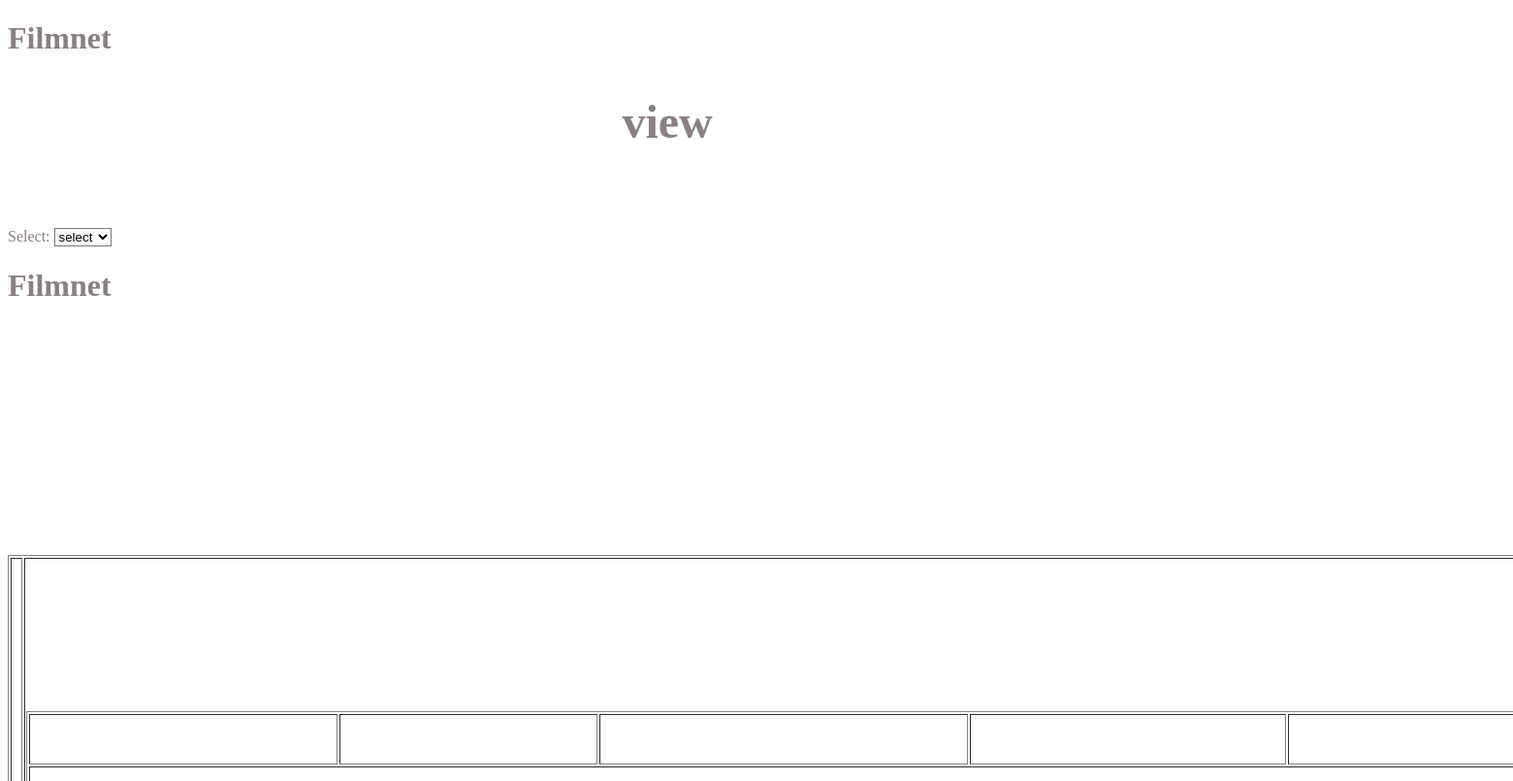
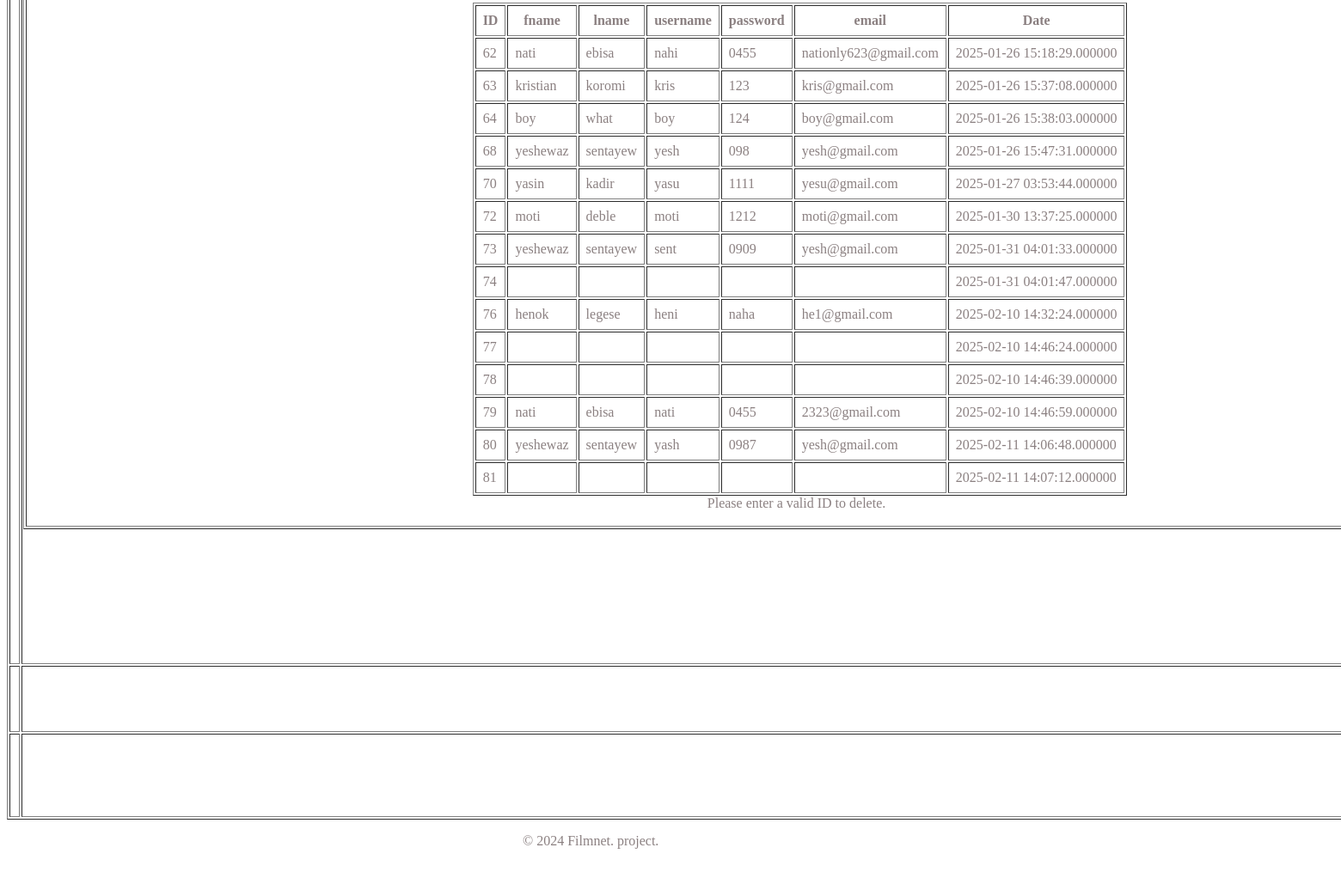
Screenshot of /allview.php with the database file from the repository (2 pictures, top to bottom).
### tables this page shows
CREATE TABLE IF NOT EXISTS `filmnet` (
  `id` int(55) NOT NULL AUTO_INCREMENT,
  `fname` varchar(32) NOT NULL COMMENT 'nati ebisa',
  `lname` varchar(34) NOT NULL,
  `username` varchar(35) NOT NULL,
  `password` varchar(45) NOT NULL,
  `email` varchar(45) NOT NULL,
  `date` timestamp(6) NOT NULL DEFAULT CURRENT_TIMESTAMP(6) ON UPDATE CURRENT_TIMESTAMP(6),
  PRIMARY KEY (`id`)
);

### allview.php (the view, shortened to what this page needs)
<!doctype html>
<html>
<head>
</head>
<body background="tampler/baground/3babc65de5d5b9f42b211ee1112197e0.jpg">
  <tbody>
    <tr>
      <h1>Filmnet
	<tr>
             <blockquote>
          <blockquote>
            <blockquote>
              <blockquote>
                <blockquote>
                  <blockquote>
                    <blockquote>
                      <blockquote>
                        <blockquote>
                          <blockquote>
                            <blockquote>
                              <blockquote>
								     <h2> <a href="allhome.php">Admin</a> view</p>
                              </h2>
                              </blockquote>
                            </blockquote>
                          </blockquote>
                        </blockquote>
                      </blockquote>
                    </blockquote>
                  </blockquote>
                </blockquote>
              </blockquote>
            </blockquote>
          </blockquote>
</blockquote>
      </tr>
    </h1>
    <tr>
<tr>
              <td><p>
                <label for="select">Select:</label>
                <select onChange="location=this.value;">
                  <option value="allhome.php">select</option>
                </select>
              </p>
              <h1>Filmnet</h1></td>
            </tr>
        <table width="1848" height="1187" border="1">
          <tbody>
            <tr>
              <td width="8" height="175"><h1>&nbsp;</h1></td>
              <td width="1807"><table width="1807" height="153" border="1">
                  <tr>
                    <td width="314" height="48" align="center" valign="top"><a href="allview.php">veiw user</a></td>
                    <td width="262"><a href="allchoise.php">user choise</a></td>
                    <td width="376"><a href="delete.php">delete registred</a><a href="allchoise.php"></a></td>
                    <td width="322"><a href="contact us.php">comment</a></td>
                    <td width="348"><a href="search code.php">search</a></td>
                  </tr>
                  <tr>
                    <td height="97" colspan="6" align="center" valign="top"><p>
                      <?php
$conn = new mysqli('localhost', 'root', '', 'test');
$result = $conn->query("SELECT * FROM filmnet ORDER BY id");
if ($result->num_rows > 0) {
    echo "<table border='1' cellpadding='8'>";
    echo "<tr>
        <th>ID</th>
        <th>fname</th>
        <th>lname</th>
        <th>username</th>
        <th>password</th>
        <th>email</th>
        <th>Date</th>
    </tr>";
    while ($row = $result->fetch_assoc()) {
        echo "<tr>";
        echo "<td>" . $row['id'] . "</td>";
        echo "<td>" . $row['fname'] . "</td>";
        echo "<td>" . $row['lname'] . "</td>";
        echo "<td>" . $row['username'] . "</td>";
        echo "<td>" . $row['password'] . "</td>";
        echo "<td>" . $row['email'] . "</td>";
        echo "<td>" . $row['date'] . "</td>";
        echo "</tr>";
    }
    echo "</table>";
} else {
    echo "No records found.";
}
if (isset($_POST['delete']) && isset($_POST['id'])) {
    $id = $_POST['id'];
    $stmt = $conn->prepare("DELETE FROM filmnet WHERE id = ?");
    $stmt->bind_param("i", $id);
    if ($stmt->execute()) {
        echo "Record deleted successfully.";
        header("Location: ");
        exit();
    } else {
        echo "Error deleting record: " . $stmt->error;
    }
    $stmt->close();
} else {
    echo "Please enter a valid ID to delete.";
}
?>
                    &nbsp;<span style="color: #15F32F"><a href="allchoise.php"></a><a href="delete.php"></a></p></td>
                  </tr>
              </table></td>
            </tr>
            <tr>
              <td height="49">&nbsp;</td>
              <td width="8">&nbsp;</td>
            </tr>
            <tr>
              <td height="63">&nbsp;</td>
              <td>&nbsp;</td>
            </tr>
        <p>&nbsp;</p>
        <p>&nbsp;</p>
        <p>&nbsp;</p>
        <p>&nbsp;</p>
        <p>&nbsp;</p>
        <p>&nbsp;</p>
        <p>&nbsp;</p>
        </tr></table>
         <blockquote>
            <blockquote>
              <blockquote>
                <blockquote>
                  <blockquote>
                    <blockquote>
                      <blockquote>
                        <blockquote>
                          <blockquote>
                            <blockquote>
                              <blockquote>
                                <blockquote>
                                      <blockquote>
                                        <blockquote>
                                          <blockquote>
                                                              <p>© 2024 Filmnet. project.</p>
                                          </blockquote>
                                        </blockquote>
                                      </blockquote>
                                        <p>&nbsp;</p>
                                    </tr>
</body>
</html>

### allview.php (style rules this page uses)
body,td,th { color: #8B8081; }
a { color: white; text-decoration: none; }
select, input { color: black; background-color: white; }

### rows the page displays
filmnet: id "62", fname "nati", lname "ebisa", username "nahi", password "0455", email "nationly623@gmail.com", date "2025-01-26 15:18:29.000000"
filmnet: id "63", fname "kristian", lname "koromi", username "kris", password "123", email "kris@gmail.com", date "2025-01-26 15:37:08.000000"
filmnet: id "64", fname "boy", lname "what", username "boy", password "124", email "boy@gmail.com", date "2025-01-26 15:38:03.000000"
filmnet: id "68", fname "yeshewaz", lname "sentayew", username "yesh", password "098", email "yesh@gmail.com", date "2025-01-26 15:47:31.000000"
filmnet: id "70", fname "yasin", lname "kadir", username "yasu", password "1111", email "yesu@gmail.com", date "2025-01-27 03:53:44.000000"
filmnet: id "72", fname "moti", lname "deble", username "moti", password "1212", email "moti@gmail.com", date "2025-01-30 13:37:25.000000"
filmnet: id "73", fname "yeshewaz", lname "sentayew", username "sent", password "0909", email "yesh@gmail.com", date "2025-01-31 04:01:33.000000"
filmnet: id "74", date "2025-01-31 04:01:47.000000"
filmnet: id "76", fname "henok", lname "legese", username "heni", password "naha", email "he1@gmail.com", date "2025-02-10 14:32:24.000000"
filmnet: id "77", date "2025-02-10 14:46:24.000000"
filmnet: id "78", date "2025-02-10 14:46:39.000000"
filmnet: id "79", fname "nati", lname "ebisa", username "nati", password "0455", email "2323@gmail.com", date "2025-02-10 14:46:59.000000"
filmnet: id "80", fname "yeshewaz", lname "sentayew", username "yash", password "0987", email "yesh@gmail.com", date "2025-02-11 14:06:48.000000"
filmnet: id "81", date "2025-02-11 14:07:12.000000"
